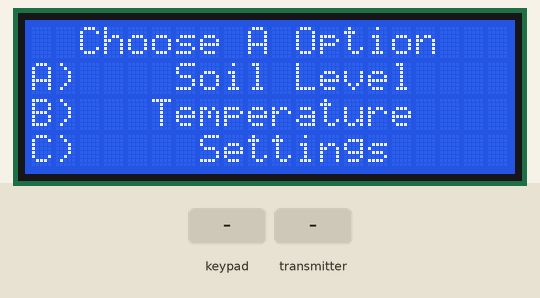
The sketch below on a simulated Arduino Uno, built with avr-gcc and run on an emulated ATmega328P. Parts: 20×4 character LCD. Inputs (shaded band) come from the test bench. No radio packets arrive unless stated; what the sketch prints to the serial monitor is not drawn.

Above: at 1.2 s.
1.3 s: key 'B' pressed
At 2.0 s:
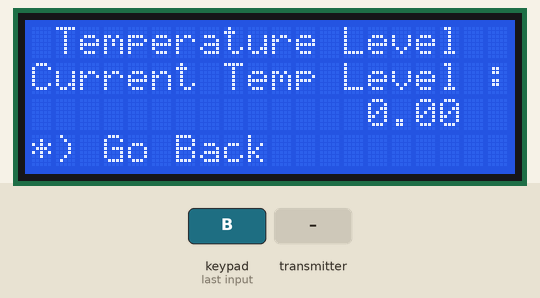
2.8 s: the transmitter starts sending soilSensor = 25
At 3.1 s:
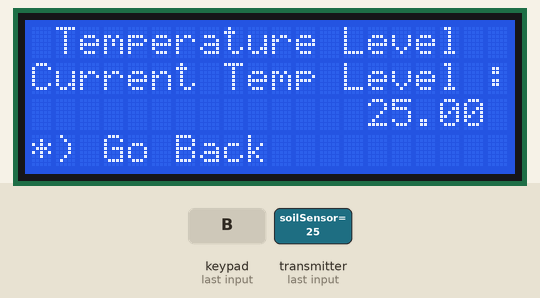
4.3 s: key '*' pressed
At 5.7 s:
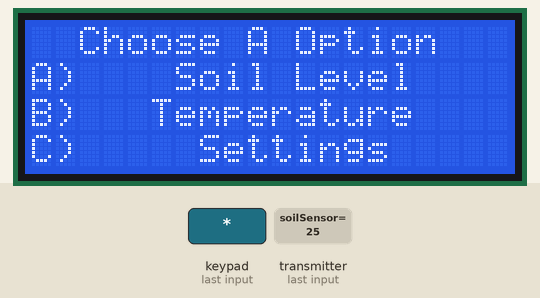
6.0 s: keypad keys 0 0 0 0 1 A pressed 0.4 s apart
At 9.2 s:
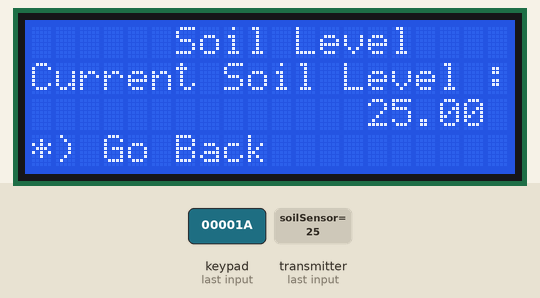
Timing chart, 0 to 10.7 s (numbered marks = the images above; inputs shaded):
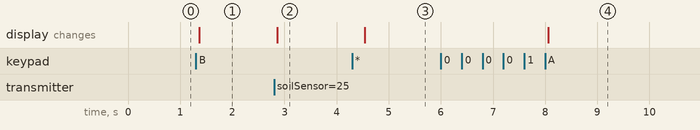

Measured:
- after the input at 1.3 s, the display: changes after 0.06 s (image 1)
- after the input at 2.8 s, the display: changes after 0.06 s (image 2)
- after the input at 4.3 s, the display: changes after 0.24 s (image 3)
- after the input at 6.0 s, the display: changes after 2.1 s (image 4)

The sketch:

HUB.ino
```cpp
#include <nRF24L01.h>
#include <RF24.h>
#include <Keypad_I2C.h>
#include <Keypad.h> // GDY120705
#include <Wire.h>
#include <LiquidCrystal_I2C.h>

#define I2CADDR 0x20


const byte ROWS = 4; //four rows
const byte COLS = 4; //four columns
//define the cymbols on the buttons of the keypads
char hexaKeys[ROWS][COLS] =
    {
        {'1', '2', '3', 'A'},
        {'4', '5', '6', 'B'},
        {'7', '8', '9', 'C'},
        {'*', '0', '#', 'D'}};
byte rowPins[ROWS] = {3, 2, 1, 0}; //connect to the row pinouts of the keypad
byte colPins[COLS] = {7, 6, 5, 4}; //connect to the column pinouts of the keypad

//initialize an instance of class NewKeypad
Keypad_I2C keypad(makeKeymap(hexaKeys), rowPins, colPins, ROWS, COLS, I2CADDR);
LiquidCrystal_I2C lcd(0x27, 20, 4);
RF24 radio(9, 10); // CE, CSN

const byte addresses[][6] = {"00001", "00002"}; //Setting the two addresses. One for transmitting and one for receiving
char key;
bool state;
int nextState = 0;
int listeningState = 0;
float soilSensor;
float tempSensor;

void startMenu()
{
  lcd.setCursor(2, 1); lcd.print("Watering Project");
  lcd.setCursor(0, 3); lcd.print("Version 1.0");
  delay(1000);
  lcd.clear();
}

float getData (int state)
{
  radio.stopListening(); //This sets the module as transmitter
  switch (state)
  {
  case 1: // Soil Sensor
    listeningState = state;
    radio.write(&listeningState, sizeof(listeningState)); //Sending the data
    radio.startListening();                               //This sets the module as receiver
    if (radio.available())
      radio.read(&soilSensor, sizeof(soilSensor)); //Reading the data
    return soilSensor;
    break;
  case 2: // Temperature Sensor
    listeningState = state;
    Serial.print(listeningState);
    radio.write(&listeningState, sizeof(listeningState)); //Sending the data
    radio.startListening();                               //This sets the module as receiver
    if (radio.available())
      radio.read(&tempSensor, sizeof(tempSensor)); //Reading the data
    return tempSensor;
    break;
  // default:
  //   break;
  }
}

void initialMenu()
{
  lcd.clear();
  lcd.setCursor(2, 0); lcd.print("Choose A Option");
  lcd.setCursor(0, 1); lcd.print("A)    Soil Level");
  lcd.setCursor(0, 2); lcd.print("B)   Temperature");
  lcd.setCursor(0, 3); lcd.print("C)     Settings");
}

void soilLevelMenu()
{
  lcd.clear();
  lcd.setCursor(6, 0); lcd.print("Soil Level");
  lcd.setCursor(0, 1); lcd.print("Current Soil Level :");
  lcd.setCursor(0, 3); lcd.print("*) Go Back");
  while (key != '*')
  {
    soilSensor = getData(1); // Get Soil
    lcd.setCursor(14, 2); lcd.print(soilSensor);
    key = keypad.getKey();
    delay(100);
  }
  state = false;
  listeningState = 0;
  radio.stopListening();
  radio.write(&listeningState, sizeof(listeningState));
}

void temperatureMenu()
{
  lcd.clear();
  lcd.setCursor(1, 0); lcd.print("Temperature Level");
  lcd.setCursor(0, 1); lcd.print("Current Temp Level :");
  lcd.setCursor(0, 3); lcd.print("*) Go Back");
  while (key != '*')
  {
    tempSensor = getData(2); // Get Temperature
    lcd.setCursor(14, 2); lcd.print(tempSensor);
    key = keypad.getKey();
    delay(100);
  }
  state = false;
  listeningState = 0;
  radio.stopListening();
  radio.write(&listeningState, sizeof(listeningState));
}

void settingMenu1()
{
  lcd.clear();
  lcd.setCursor(4, 0); lcd.print("Setting Page");
  lcd.setCursor(0, 1); lcd.print("1) Change Temp Units");
  lcd.setCursor(0, 2); lcd.print("2) Enable AutoScroll");
  lcd.setCursor(13, 3); lcd.print("#) Next");
}

void optionMenu(int x)
{
  nextState = 0;
  state = true;
  switch (x)
  {
    case 1:
      soilLevelMenu();
      break;
    case 2:
      temperatureMenu();
      break;
    case 3:
      settingMenu1();
      settingSetUp();
      break;
    default:
      state = false;
      break;
  }
  while (state)
  {
    key = keypad.getKey();
    switch (key)
    {
      case '*':
        state = false;
        break;
    }
  }
  menu();
}

void settingSetUp()
{
  state = true;
  nextState = 0;
  while(state)
  {
    key = keypad.getKey();
    switch (key)
    {
      case '1':
        lcd.clear(); lcd.print("Temp Units");
        delay(1000);
        nextState = 3;
        state = false;
        break;
      case '2':
        lcd.clear(); lcd.print("AutoScroll");
        delay(1000);
        nextState = 3;
        state = false;
        break;
      case '*':
        state = false;
        nextState = 4;
        break;
    }
  }
  optionMenu(nextState);
}

void menu()
{
  state = true;
  nextState = 0;

  initialMenu();
  while (state)
  {
    key = keypad.getKey();
    switch (key)
    {
      case 'A':
        state = false;
        nextState = 1;
        break;
      case 'B':
        nextState = 2;
        state = false;
        break;
      case 'C':
        nextState = 3;
        state = false;
        break;
    }
  }
  optionMenu(nextState);
}

void setup()
{
  lcd.init();
  lcd.backlight();
  Wire.begin();   // GDY200622
  keypad.begin(); // GDY120705
  Serial.begin(9600);
  radio.begin();                          //Starting the radio communication
  radio.openWritingPipe(addresses[1]);    //Setting the address at which we will send the data
  radio.openReadingPipe(1, addresses[0]); //Setting the address at which we will receive the data
  radio.setPALevel(RF24_PA_MIN);
}

void loop()
{
  menu();
}
```
